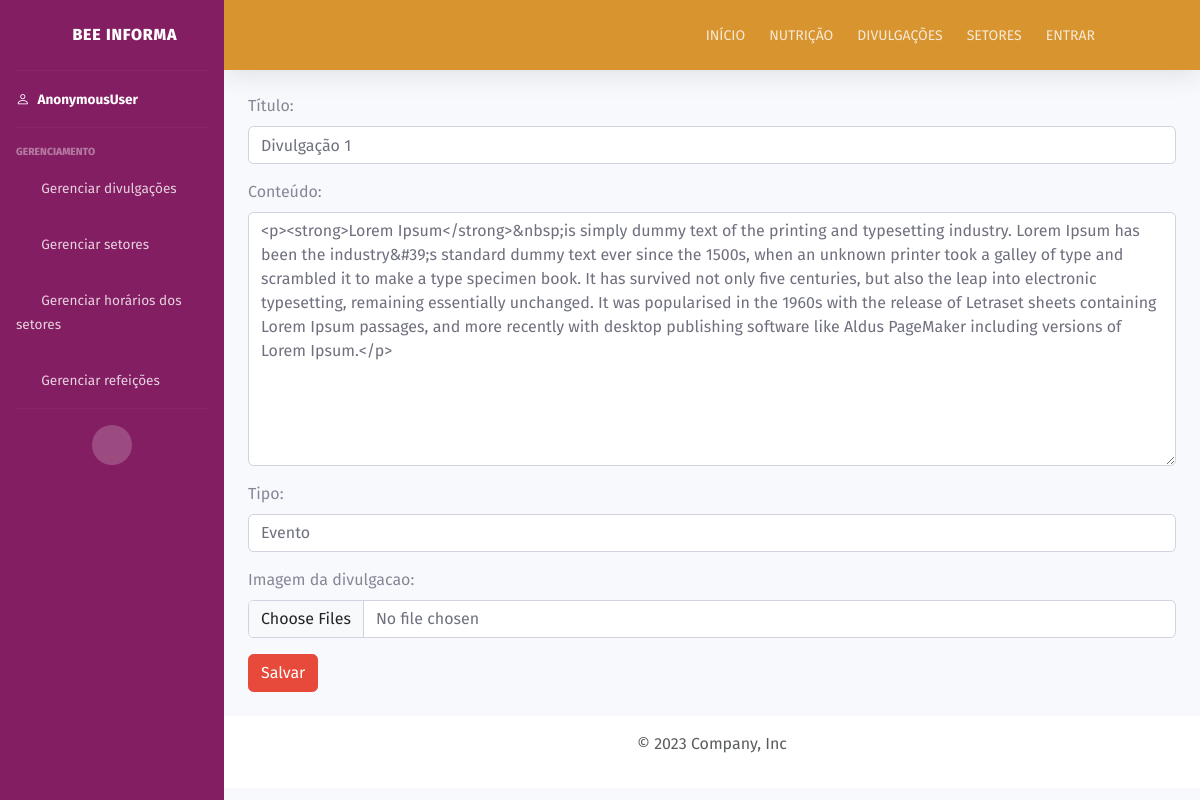
The page /atualizar/divulgacao/5 on the database its author committed.
### servicos/models.py (models this page shows, shortened)
class Divulgacao(models.Model):
    titulo = models.CharField(verbose_name="Título", max_length=50)
    conteudo = RichTextField(verbose_name="Conteúdo", config_name='awesome_ckeditor')
    autor = models.ForeignKey(settings.AUTH_USER_MODEL, verbose_name="Usuário", on_delete=models.SET_NULL, null=True)
    data_registro = models.DateField(verbose_name='Data de Registro', auto_now=True)
    tipo = models.ForeignKey(TipoDivulgacao, related_name="divulgacao_do_tipo", on_delete=models.PROTECT)
    class Meta:
        verbose_name = "Divulgação"
        verbose_name_plural = "Divulgações"

### servicos/views.py (the view)
# urls.py: path('atualizar/divulgacao/<int:id>', views.divulgacao_update, name="divulgacao-update"),
def divulgacao_update(request, id):
    divulgacao = get_object_or_404(Divulgacao, id=id)
    form = DivulgacaoForm(request.POST or None, request.FILES or None, instance=divulgacao)
    if (request.method == "POST"):
        if form.is_valid():
            form.save()
            return HttpResponseRedirect(reverse("admin-divulgacao-list"))
    return render(request, "divulgacoes/divulgacao_update.html", {'form': form})

### servicos/forms.py
class DivulgacaoForm(forms.ModelForm):
    imagem_da_divulgacao = MultipleFileField()
    class Meta:
        model = Divulgacao
        fields = "__all__"
    def __init__(self, *args, **kwargs):
        super().__init__(*args, **kwargs)
        for field_name, field in self.fields.items():
            field.widget.attrs['class'] = 'form-control'
        self.fields['autor'].required=False
        self.fields['autor'].widget = forms.HiddenInput()

### servicos/models.py (called while the page is built)
    def __str__(self):
        return self.tipo_divulgacao

### servicos/templates/divulgacoes/divulgacao_update.html (shortened to what this page needs)
{% extends "tela_admin.html" %}
{% block 'conteudo' %}
    <form action="{% url "divulgacao-update" form.instance.id %}" method="POST" class="container conteudo-corpo-admin" enctype="multipart/form-data">
        {{ form.as_p }}
        <button type="submit" class="btn btn-danger">Salvar</button>
    </form>
{% endblock 'conteudo' %}

### staticfiles/css/style.css (style rules this page uses)
body { font-family: 'Fira Sans', sans-serif; }
:root { --laranja: #E79F34; --laranja_claro: rgb(238, 233, 225); --amarelo: #F5C73E; --laranja_escuro: #d8942f; --branco: white; --roxo:#831E62; }

### staticfiles/css/sidebar.css (style rules this page uses)
:root { --laranja: #E79F34; --laranja_claro: rgb(238, 233, 225); --amarelo: #F5C73E; --laranja_escuro: #d8942f; --branco: white; --roxo:#831E62; }

### rows shown on the page
Divulgacao: titulo "Divulgação 1", conteudo "<p><strong>Lorem Ipsum</strong>&nbsp;is simply dummy text of the printing and typesetting industry. Lorem Ipsum has been the industry&#39;s standard dummy text ever since the 1500s, when an unknown printer took a galley of type and scrambled it to make a type specimen book. It has survived not only five centuries, but also the leap into electronic typesetting, remaining essentially unchanged. It was popularised in the 1960s with the release of Letraset sheets containing Lorem Ipsum passages, and more recently with desktop publishing software like Aldus PageMaker including versions of Lorem Ipsum.</p>", tipo "Evento"

### other values the page prints
{{ request.user }} "AnonymousUser"
